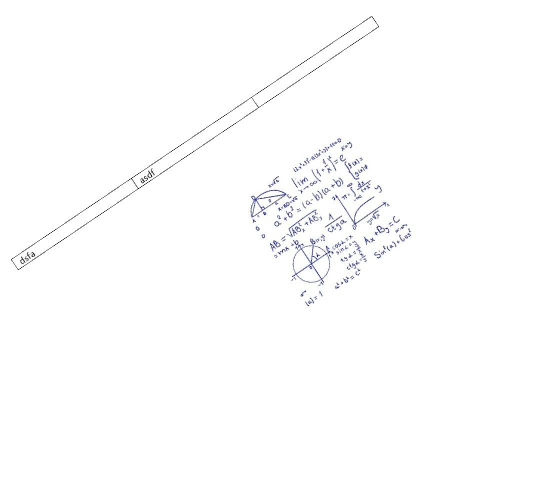
#> input picture vov1.jpg, 1069 x 972 px (shown at 1/2 size)
$ python wabi.py   (older library calls are emulated)
#> lines starting #> are read from the running program, lines starting #| are printed output that depends on the picture; after the words box and inside, x2 and y2 are one past the last pixel; in counts of white or black regions, pixels touching at a corner belong together
import cv2
import numpy as np
import os
from matplotlib import pyplot as plt
from docx import Document
from docx.shared import Inches

def check_image_quality(image):
    # Проверка на размытость изображения
    gray = cv2.cvtColor(image, cv2.COLOR_BGR2GRAY)
    laplacian_var = cv2.Laplacian(gray, cv2.CV_64F).var()
    if laplacian_var < 100:
        blur_quality = "Плохое качество (размытость)"
    else:
        blur_quality = "Хорошее качество"

    # Определение разрешения изображения
    height, width = image.shape[:2]
    if width >= 1920 and height >= 1080:
        resolution_quality = "Высокое качество (1080p или выше)"
    elif width >= 1280 and height >= 720:
        resolution_quality = "Среднее качество (720p)"
    elif width >= 640 and height >= 360:
        resolution_quality = "Низкое качество (360p)"
    else:
        resolution_quality = "Очень низкое качество (ниже 360p)"

    return {
        "Размытость": blur_quality,
        "Разрешение": f"{width}x{height}",
        "Качество разрешения": resolution_quality
    }

def convert_to_monochrome(image):
    # Преобразование изображения в монохромный вид (черно-белый)
    gray = cv2.cvtColor(image, cv2.COLOR_BGR2GRAY)
    _, monochrome = cv2.threshold(gray, 127, 255, cv2.THRESH_BINARY)
    return monochrome

def detect_orientation(image):
    # Определение ориентации изображения
    gray = cv2.cvtColor(image, cv2.COLOR_BGR2GRAY)
    edges = cv2.Canny(gray, 100, 200)
    lines = cv2.HoughLines(edges, 1, np.pi / 180, 200)
    if lines is not None:
        angles = [np.degrees(theta) for rho, theta in lines[:, 0]]
        average_angle = np.mean(angles)
        if 45 < average_angle < 135:
            orientation = "Горизонтальная ориентация"
        else:
            orientation = "Вертикальная ориентация"
    else:
        orientation = "Не удалось определить ориентацию"
    return orientation

def correct_orientation(image):
    # Определение и коррекция ориентации изображения
    gray = cv2.cvtColor(image, cv2.COLOR_BGR2GRAY)
    edges = cv2.Canny(gray, 250, 200)
    lines = cv2.HoughLines(edges, 1, np.pi / 180, 200)
    if lines is not None:
        angles = [np.degrees(theta) for rho, theta in lines[:, 0]]
        median_angle = np.median(angles)
        # Корректируем угол для правильного поворота
        angle_to_rotate = (median_angle - 90) if median_angle > 45 else median_angle
        # Поворачиваем изображение на нужный угол
        (h, w) = image.shape[:2]
        center = (w // 2, h // 2)
        M = cv2.getRotationMatrix2D(center, angle_to_rotate, 1.0)
        rotated = cv2.warpAffine(image, M, (w, h) , borderValue=(255,255,255))
        return rotated
    else:
        return image

def save_image(image, filename, folder="output_images"):
    # Создаем папку, если она не существует
    if not os.path.exists(folder):
        os.makedirs(folder)
    # Сохраняем изображение
    cv2.imwrite(os.path.join(folder, filename), image)

def save_images_to_docx(images, docx_path):
    # Создаем документ Word
    doc = Document()
    for image_path, title in images:
        doc.add_heading(title, level=1)
        doc.add_picture(image_path, width=Inches(6))
        doc.add_page_break()
    doc.save(docx_path)

# Загрузка изображения
image_path = 'vov1.jpg'
image = cv2.imread(image_path)
#> image is the input picture: shape (972, 1069, 3); mean B, G, R 253.2, 253, 253

# Определение качества изображения
quality = check_image_quality(image)
#> in check_image_quality, `laplacian_var = cv2.Laplacian(gray, cv2.CV_64F).var()`: laplacian_var = 2568.4
#> quality = {'Размытость': 'Хорошее качество', 'Разрешение': '1069x972', 'Качество разрешения': 'Низкое качество (360p)'}
print("Качество изображения:")
print("Размытость:", quality["Размытость"])
#| Размытость: Хорошее качество
print("Разрешение:", quality["Разрешение"])
#| Разрешение: 1069x972
print("Качество разрешения:", quality["Качество разрешения"])
#| Качество разрешения: Низкое качество (360p)

# Преобразование изображения в монохромный вид
monochrome_image = convert_to_monochrome(image)
#> in convert_to_monochrome, `_, monochrome = cv2.threshold(gray, 127, 255, cv2.THRESH_BINARY)`: monochrome: shape (972, 1069); 99.3% white; black in thin lines or dots, all inside (x1, y1, x2, y2) = (22, 32, 822, 612)

# Определение ориентации изображения
orientation = detect_orientation(image)
#> in detect_orientation, `edges = cv2.Canny(gray, 100, 200)`:
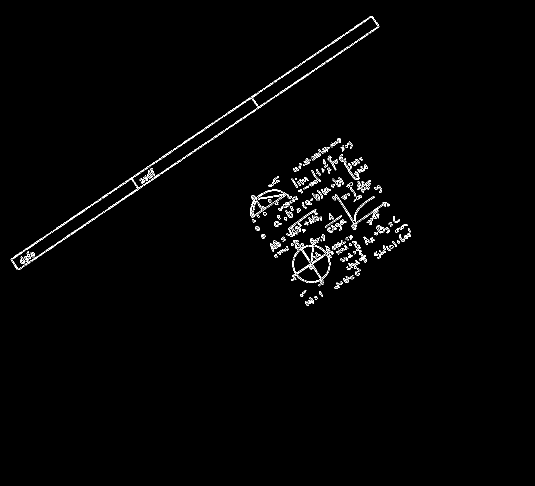
#> edges: shape (972, 1069) (shown at 1/2 size); 1.2% white in thin lines or dots, all inside (x1, y1, x2, y2) = (21, 32, 822, 612)
#> in detect_orientation, `lines = cv2.HoughLines(edges, 1, np.pi / 180, 200)`: lines = [[468, 0.977], [443, 0.977], [441, 0.977], [466, 0.977]]
#> in detect_orientation, `angles = [np.degrees(theta) for rho, theta in lines[:, 0]]`: angles = [56, 56, 56, 56]
#> in detect_orientation, `average_angle = np.mean(angles)`: average_angle = 56
#> orientation = 'Горизонтальная ориентация'
print("Ориентация изображения:", orientation)
#| Ориентация изображения: Горизонтальная ориентация

# Коррекция ориентации изображения
corrected_image = correct_orientation(image)
#> in correct_orientation, `angles = [np.degrees(theta) for rho, theta in lines[:, 0]]`: angles = [56, 56, 56, 56]
#> in correct_orientation, `median_angle = np.median(angles)`: median_angle = 56
#> in correct_orientation, `angle_to_rotate = (median_angle - 90) if median_angle > 45 else median..`: angle_to_rotate = -34
#> in correct_orientation, `M = cv2.getRotationMatrix2D(center, angle_to_rotate, 1.0)`: M = [[0.829, -0.559, 363.1], [0.559, 0.829, -215.5]]
#> in correct_orientation, `rotated = cv2.warpAffine(image, M, (w, h) , borderValue=(255,255,255))`:
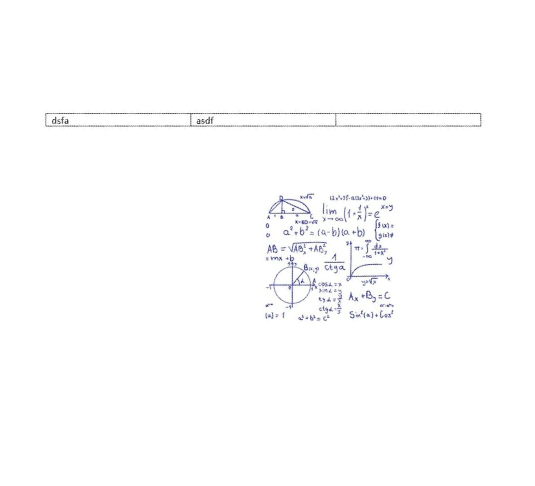
#> rotated: shape (972, 1069, 3) (shown at 1/2 size); mean B, G, R 253.2, 253, 253

# Определение новой ориентации изображения
new_orientation = detect_orientation(corrected_image)
#> in detect_orientation (call 2), `edges = cv2.Canny(gray, 100, 200)`:
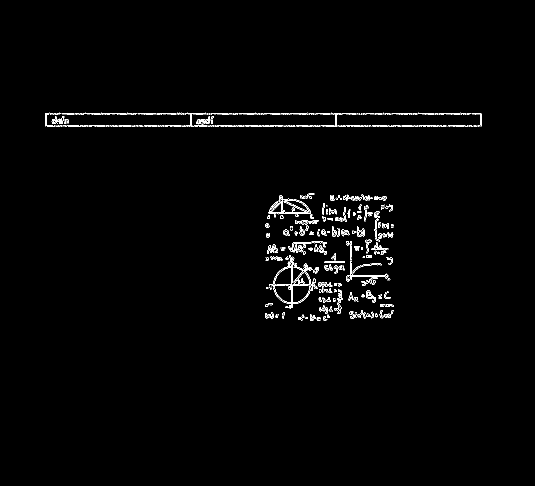
#> edges: shape (972, 1069) (shown at 1/2 size); 1.2% white in thin lines or dots, all inside (x1, y1, x2, y2) = (90, 225, 963, 642)
#> in detect_orientation (call 2), `lines = cv2.HoughLines(edges, 1, np.pi / 180, 200)`: lines = [[226, 1.57], [251, 1.57], [228, 1.57], [253, 1.57]]
#> in detect_orientation (call 2), `angles = [np.degrees(theta) for rho, theta in lines[:, 0]]`: angles = [90, 90, 90, 90]
#> in detect_orientation (call 2), `average_angle = np.mean(angles)`: average_angle = 90
#> new_orientation = 'Горизонтальная ориентация'
print("Новая ориентация изображения:", new_orientation)
#| Новая ориентация изображения: Горизонтальная ориентация

# Сохранение изображений
save_image(image, "original_image.jpg")
save_image(monochrome_image, "monochrome_image.jpg")
save_image(corrected_image, "corrected_image.jpg")

# Сохранение изображений в Word документ
images = [

    ("output_images/corrected_image.jpg", "")
]
save_images_to_docx(images, "docs/test/test.docx")
#> (the call stopped at in save_images_to_docx, `doc = Document()`: docx is not available in this run)

# Отображение изображений
plt.figure(figsize=(15, 5))
plt.subplot(1, 3, 1)
plt.title('Оригинальное изображение')
plt.imshow(cv2.cvtColor(image, cv2.COLOR_BGR2RGB))

plt.subplot(1, 3, 2)
plt.title('Монохромное изображение')
plt.imshow(monochrome_image, cmap='gray')

plt.subplot(1, 3, 3)
plt.title('Корректированное изображение')
plt.imshow(cv2.cvtColor(corrected_image, cv2.COLOR_BGR2RGB))

plt.show()
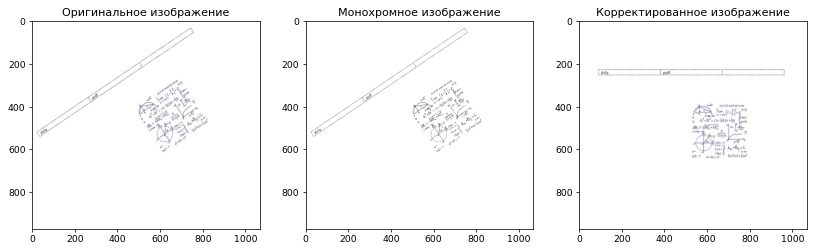
#> figure drawn by matplotlib, 3 panels

$ run again, with vov2.jpg copied over vov1.jpg
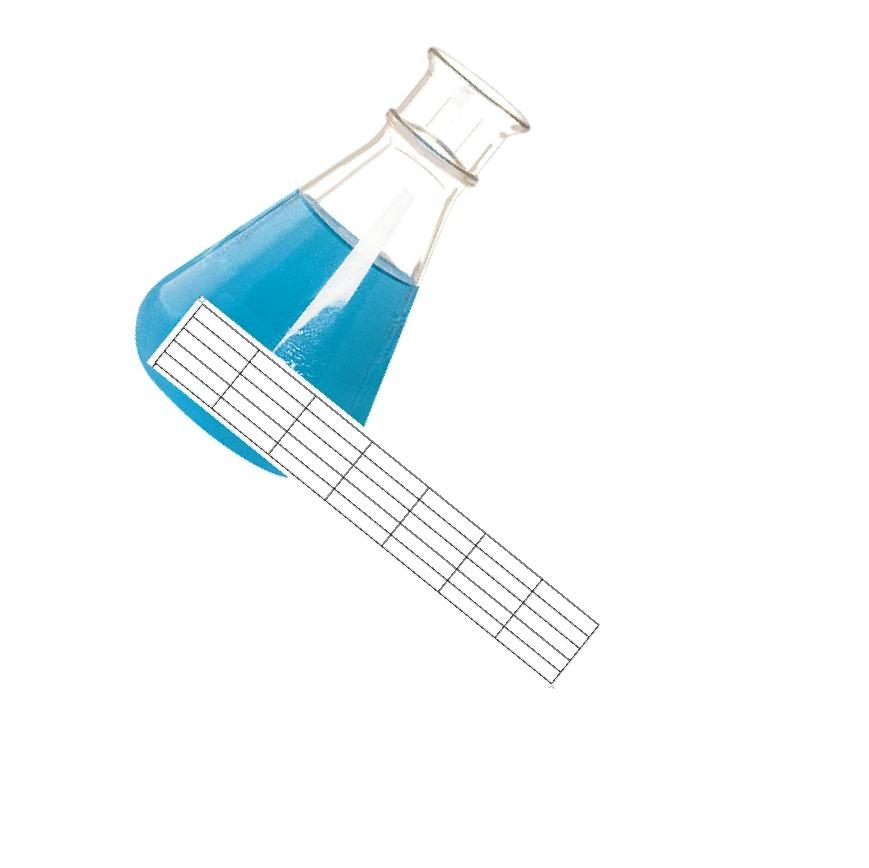
#> input picture vov2.jpg, 869 x 868 px
#> image is the input picture: shape (868, 869, 3); mean B, G, R 250.7, 249.3, 244.5
#> laplacian_var = 1168.5
#> quality = {'Размытость': 'Хорошее качество', 'Разрешение': '869x868', 'Качество разрешения': 'Низкое качество (360p)'}
#| Размытость: Хорошее качество
#| Разрешение: 869x868
#| Качество разрешения: Низкое качество (360p)
#> monochrome: shape (868, 869); 97.3% white; 239 black regions (230 under 20 px), largest, box (x1, y1, x2, y2) and area: (275, 264, 415, 426) 8532, (208, 209, 353, 351) 6588, (152, 304, 599, 684) 2935
#> in detect_orientation, `lines = cv2.HoughLines(edges, 1, np.pi / 180, 200)`: lines = [[156, 2.25], [138, 2.25], [183, 2.25], [108, 2.25], [140, 2.25], [185, 2.25], [123, 2.25], [110, 2.25], [171, 2.25], [126, 2.25], [168, 2.25], [197, 2.23]]
#> in detect_orientation, `angles = [np.degrees(theta) for rho, theta in lines[:, 0]]`: angles = [129, 129, 129, 129, 129, 129, 129, 129, 129, 129, 129, 128]
#> average_angle = 128.9
#> orientation = 'Горизонтальная ориентация'
#| Ориентация изображения: Горизонтальная ориентация
#> median_angle = 129
#> angle_to_rotate = 39
#> M = [[0.777, 0.629, -176.4], [-0.629, 0.777, 369.8]]
#> in detect_orientation (call 2), `edges = cv2.Canny(gray, 100, 200)`:
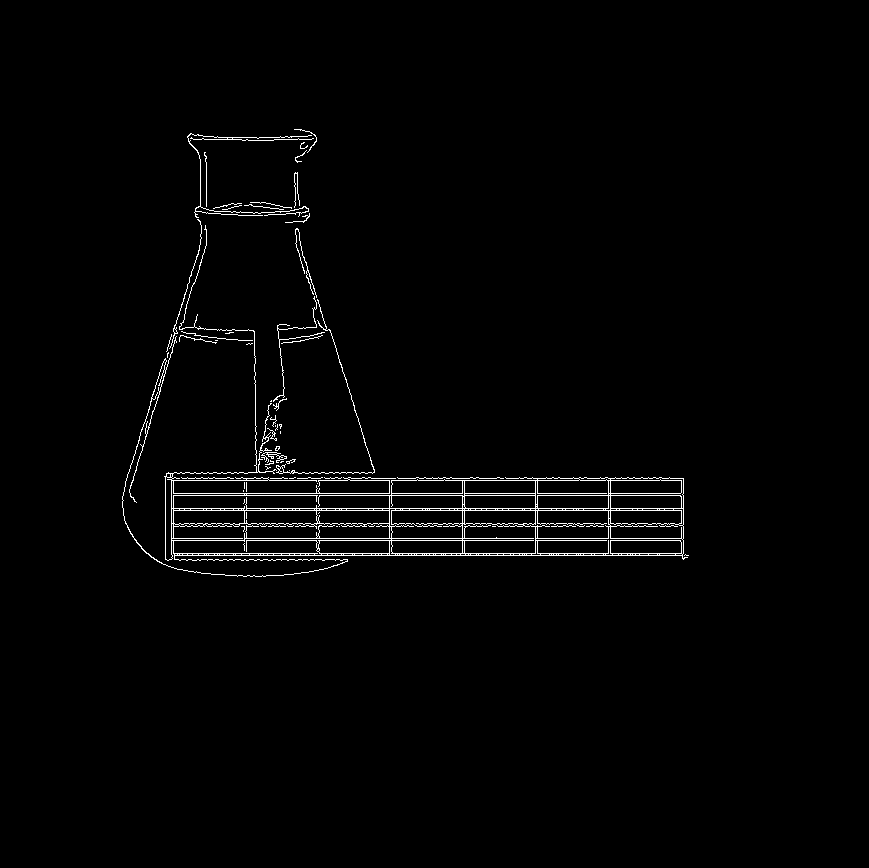
#> edges: shape (868, 869); 1.5% white in thin lines or dots, all inside (x1, y1, x2, y2) = (122, 129, 689, 577)
#> in detect_orientation (call 2), `lines = cv2.HoughLines(edges, 1, np.pi / 180, 200)`: lines = [[555, 1.57], [508, 1.57], [510, 1.57], [538, 1.57], [553, 1.57], [495, 1.57], [493, 1.57], [540, 1.57], [480, 1.57], [478, 1.57], [526, 1.57], [523, 1.57]]
#> in detect_orientation (call 2), `angles = [np.degrees(theta) for rho, theta in lines[:, 0]]`: angles = [90, 90, 90, 90, 90, 90, 90, 90, 90, 90, 90, 90]
#> average_angle = 90
#> new_orientation = 'Горизонтальная ориентация'
#| Новая ориентация изображения: Горизонтальная ориентация
#> `plt.show()`:
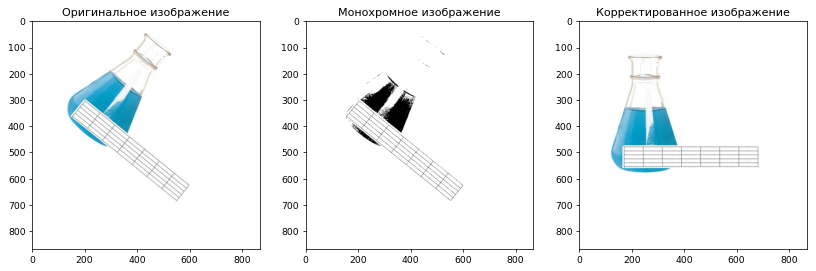
#> figure drawn by matplotlib, 3 panels
